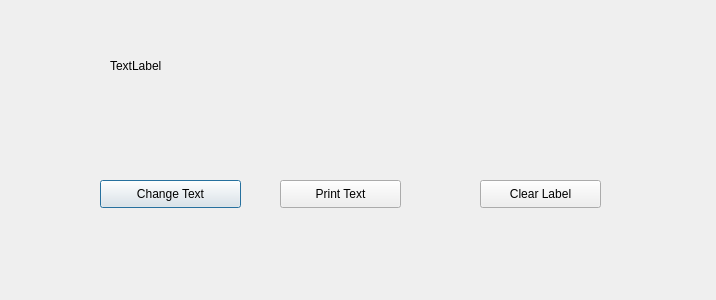
<?xml version="1.0" encoding="UTF-8"?>
<ui version="4.0">
 <class>Dialog</class>
 <widget class="QDialog" name="Dialog">
  <property name="geometry">
   <rect>
    <x>0</x>
    <y>0</y>
    <width>716</width>
    <height>300</height>
   </rect>
  </property>
  <property name="windowTitle">
   <string>Dialog</string>
  </property>
  <widget class="QLabel" name="label1">
   <property name="geometry">
    <rect>
     <x>110</x>
     <y>50</y>
     <width>501</width>
     <height>31</height>
    </rect>
   </property>
   <property name="autoFillBackground">
    <bool>true</bool>
   </property>
   <property name="text">
    <string>TextLabel</string>
   </property>
  </widget>
  <widget class="QPushButton" name="btn_ChgTxt">
   <property name="geometry">
    <rect>
     <x>100</x>
     <y>180</y>
     <width>141</width>
     <height>28</height>
    </rect>
   </property>
   <property name="text">
    <string>Change Text</string>
   </property>
  </widget>
  <widget class="QPushButton" name="btn_PrintTxt">
   <property name="geometry">
    <rect>
     <x>280</x>
     <y>180</y>
     <width>121</width>
     <height>28</height>
    </rect>
   </property>
   <property name="text">
    <string>Print Text</string>
   </property>
  </widget>
  <widget class="QPushButton" name="btn_ClearLable">
   <property name="geometry">
    <rect>
     <x>480</x>
     <y>180</y>
     <width>121</width>
     <height>28</height>
    </rect>
   </property>
   <property name="text">
    <string>Clear Label</string>
   </property>
  </widget>
 </widget>
 <resources/>
 <connections/>
</ui>
